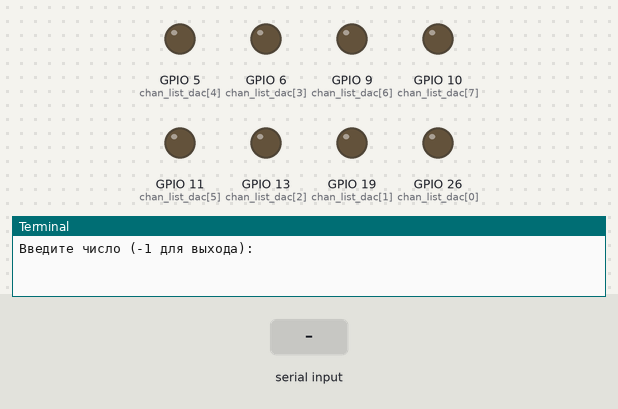
This program was run on a simulated Raspberry Pi (BCM pin numbers). Shown: output pins drawn as LEDs (lit = HIGH), the last lines printed to the terminal. The inputs (shaded band) are chosen by the test bench.

Above: at 1.2 s.
1.3 s: "1" typed at the terminal, then Enter
At 2.2 s:
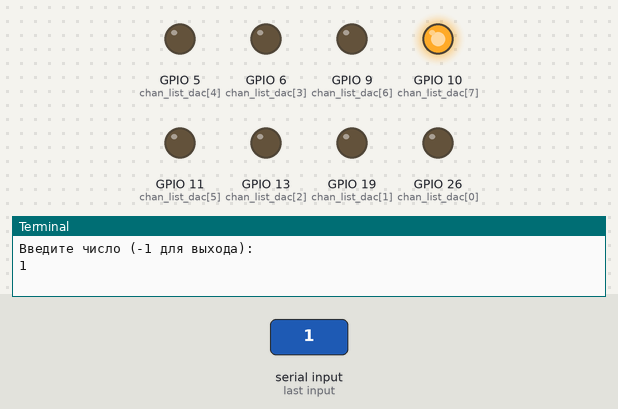
2.8 s: "5" typed at the terminal, then Enter
At 3.3 s:
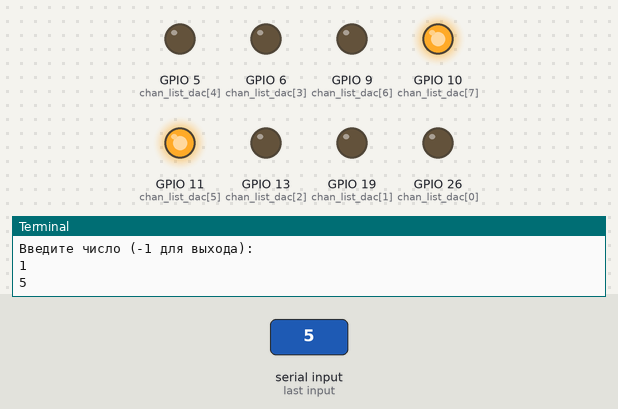
4.3 s: "90" typed at the terminal, then Enter
At 5.5 s:
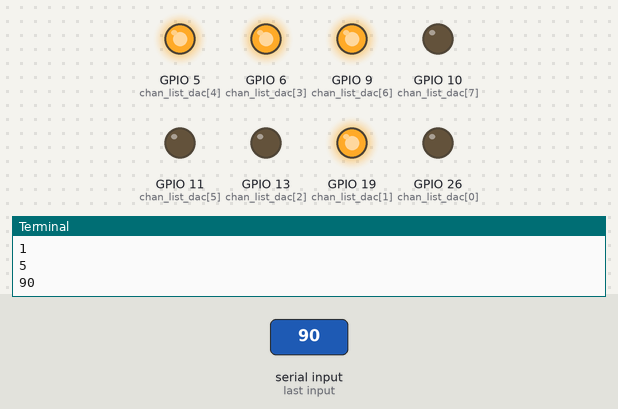
5.8 s: "200" typed at the terminal, then Enter
At 6.8 s:
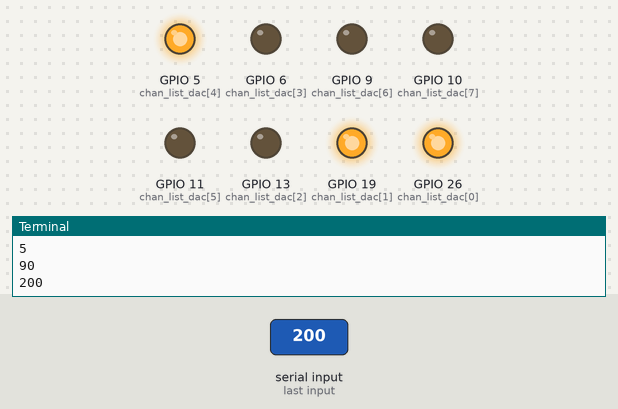
7.3 s: "0" typed at the terminal, then Enter
At 8.0 s:
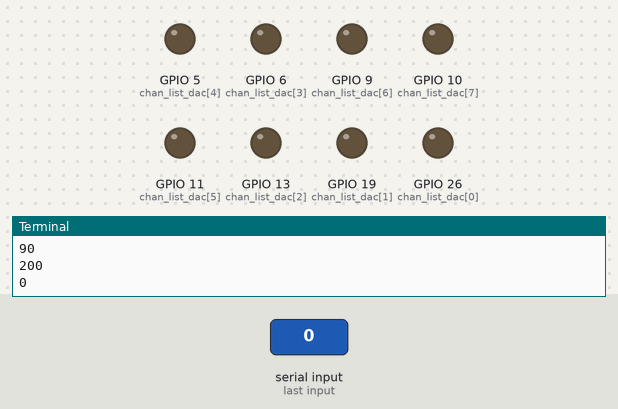
Timing chart, 0 to 9.8 s (numbered marks = the images above; inputs shaded):
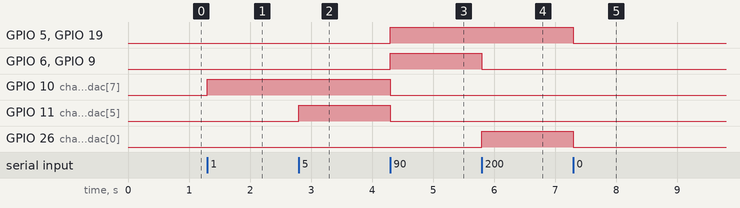

Measured:
- after the input at 1.3 s, GPIO 10 (chan_list_dac[7]): LOW → HIGH at once
- after the input at 2.8 s, GPIO 11 (chan_list_dac[5]): LOW → HIGH at once
- after the input at 4.3 s, GPIO 5 (chan_list_dac[4]), GPIO 6 (chan_list_dac[3]), GPIO 9 (chan_list_dac[6]), GPIO 19 (chan_list_dac[1]): LOW → HIGH at once; GPIO 10 (chan_list_dac[7]), GPIO 11 (chan_list_dac[5]): HIGH → LOW at once
- after the input at 5.8 s, GPIO 6 (chan_list_dac[3]), GPIO 9 (chan_list_dac[6]): HIGH → LOW at once; GPIO 26 (chan_list_dac[0]): LOW → HIGH at once
- after the input at 7.3 s, GPIO 5 (chan_list_dac[4]), GPIO 19 (chan_list_dac[1]), GPIO 26 (chan_list_dac[0]): HIGH → LOW at once

The program:

dac1.py
```python
import RPi.GPIO as GPIO
import time

GPIO.setmode (GPIO.BCM)

chan_list_dac = [26, 19, 13,  6,  5, 11,  9, 10]
GPIO.setup   (chan_list_dac, GPIO.OUT)

def decToBinList( decNumber ) :
    vector = [0, 0, 0, 0, 0, 0, 0, 0]

    for i in range (0, 8) :
        if (decNumber % 2) == 1 :
            vector [i] = 1
        decNumber = decNumber // 2

        if decNumber == 0 :
            return vector

    return vector

def num2dac( number ) :
    vector = decToBinList (number)
    GPIO.output (chan_list_dac, 0)

    for i in range (0, 8) :
        if vector[i] == 1 :
            GPIO.output (chan_list_dac [7 - i], 1)


print ("Введите число (-1 для выхода):")

while True:
    num = int (input ())
    if num == -1:
        break
    num2dac (num)


GPIO.output (chan_list_dac, 0)
GPIO.cleanup ()
```
